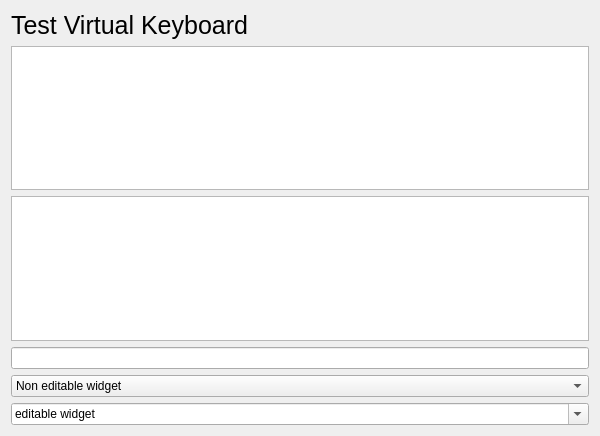
<?xml version="1.0" encoding="UTF-8"?>
<ui version="4.0">
 <class>TEST_VirtualKeyboard</class>
 <widget class="QMainWindow" name="TEST_VirtualKeyboard">
  <property name="geometry">
   <rect>
    <x>0</x>
    <y>0</y>
    <width>600</width>
    <height>436</height>
   </rect>
  </property>
  <property name="windowTitle">
   <string>TEST_VirtualKeyboard</string>
  </property>
  <widget class="QWidget" name="centralWidget">
   <layout class="QVBoxLayout" name="verticalLayout">
    <item>
     <widget class="QLabel" name="label_title">
      <property name="font">
       <font>
        <pointsize>19</pointsize>
       </font>
      </property>
      <property name="text">
       <string>Test Virtual Keyboard</string>
      </property>
     </widget>
    </item>
    <item>
     <widget class="QTextEdit" name="textEdit_input"/>
    </item>
    <item>
     <widget class="QPlainTextEdit" name="plainTextEdit_input"/>
    </item>
    <item>
     <widget class="QLineEdit" name="lineEdit_input"/>
    </item>
    <item>
     <widget class="QComboBox" name="comboBox_2">
      <property name="currentText">
       <string>Non editable widget</string>
      </property>
      <item>
       <property name="text">
        <string>Non editable widget</string>
       </property>
      </item>
     </widget>
    </item>
    <item>
     <widget class="QComboBox" name="comboBox">
      <property name="editable">
       <bool>true</bool>
      </property>
      <property name="currentText">
       <string>editable widget</string>
      </property>
     </widget>
    </item>
    <item>
     <layout class="QHBoxLayout" name="horizontalLayout_keyboard"/>
    </item>
   </layout>
  </widget>
 </widget>
 <layoutdefault spacing="6" margin="11"/>
 <resources/>
 <connections/>
</ui>
